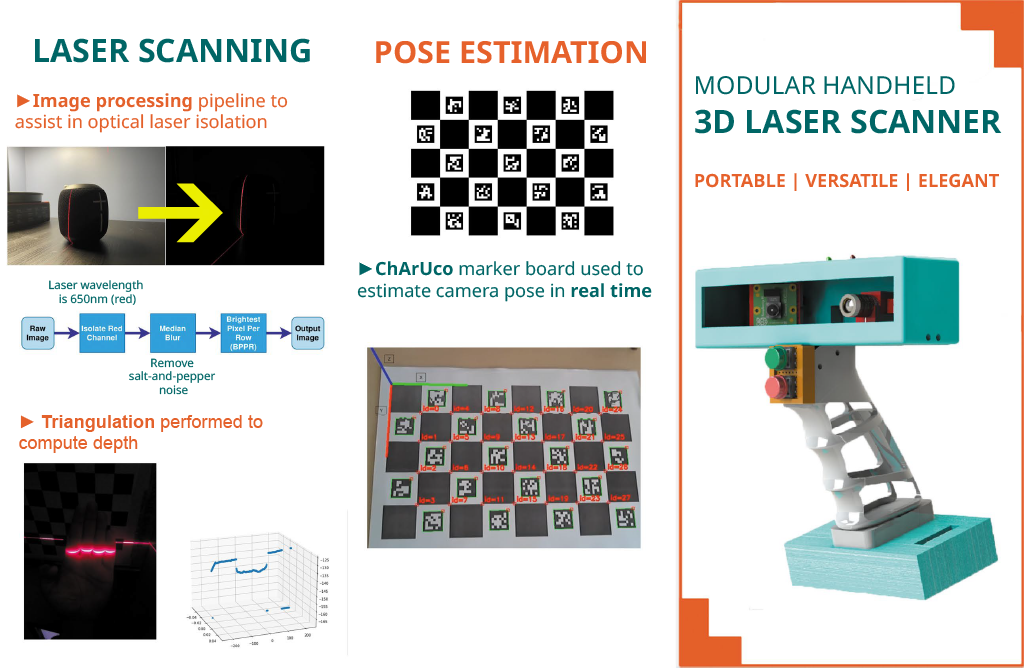
#> input picture 3d_scanner_1.png, 1024 x 668 px, given in place of the camera
$ python run.py
#> lines starting #> are read from the running program, lines starting #| are printed output that depends on the picture; after the words box and inside, x2 and y2 are one past the last pixel; in counts of white or black regions, pixels touching at a corner belong together
#> further down, frame is the input picture: shape (668, 1024, 3); mean B, G, R 200, 202.4, 201.3
import cv2
import numpy as np

vid = cv2.VideoCapture(0)

def extract_laser(frame):

    hsv = cv2.cvtColor(frame, cv2.COLOR_BGR2HSV)
#> hsv: shape (668, 1024, 3); mean H, S, V 19.5, 23.5, 208.4

    # define range of blue color in HSV
    lower_colour = np.array([146, 62, 0])
    upper_colour = np.array([255, 255, 255])

    # Threshold the HSV image to get only get red colour
    mask = cv2.inRange(hsv, lower_colour, upper_colour)
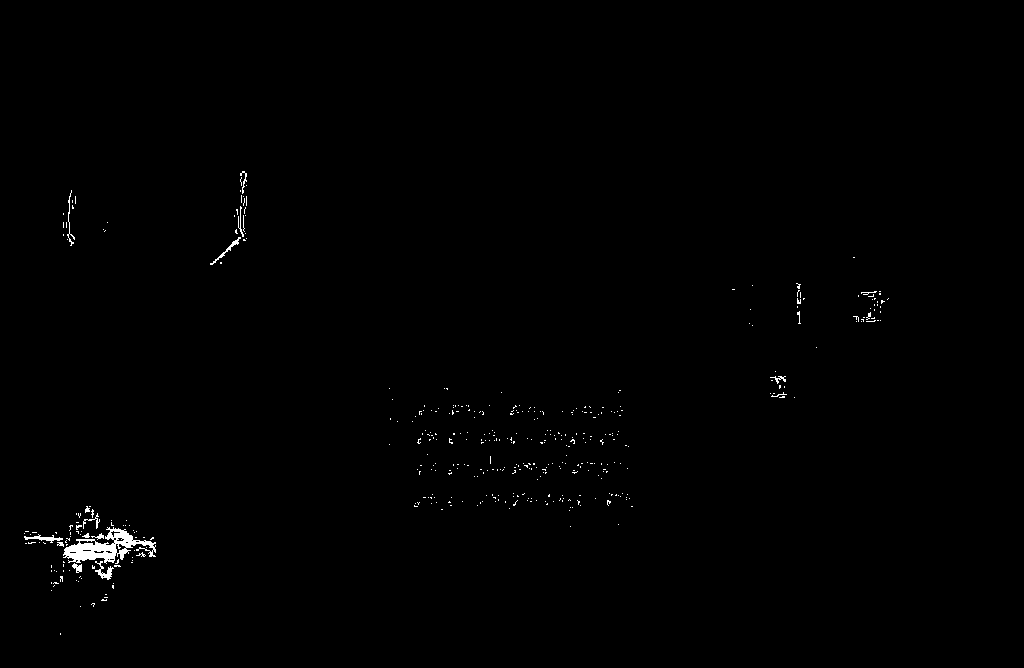
#> mask: shape (668, 1024); 0.5% white; 434 white regions (417 under 20 px), largest, box (x1, y1, x2, y2) and area: (63, 527, 156, 564) 1397, (95, 561, 114, 580) 134, (24, 534, 63, 543) 126

    # Isolate the red channel
    img = frame[...,2]
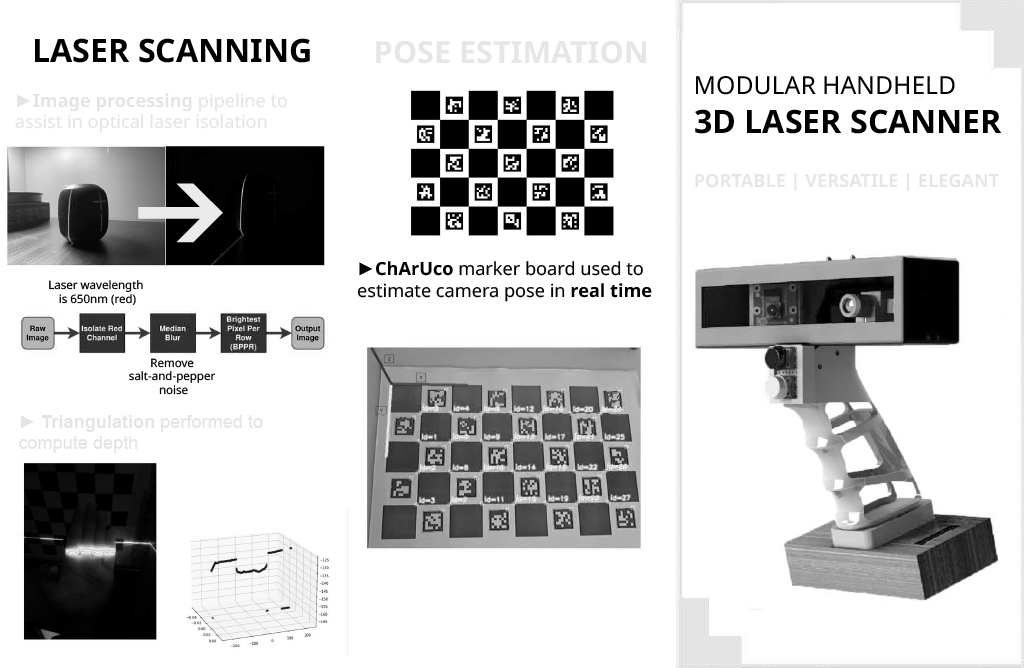
#> img: shape (668, 1024); min 0, max 255, mean 201.3
    ret,img = cv2.threshold(img,230,255,0)
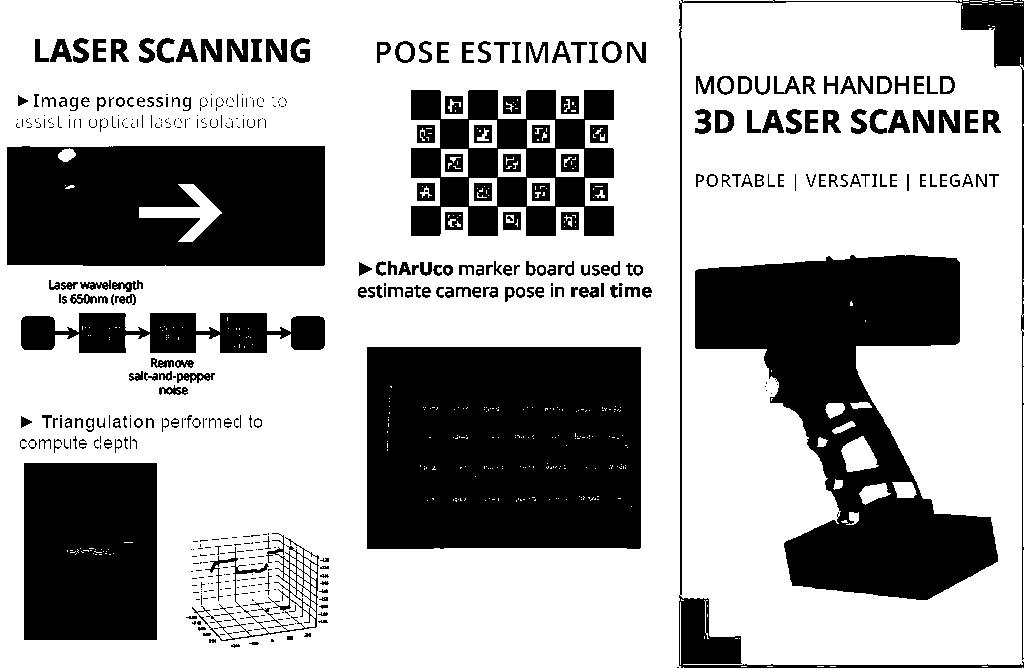
#> img: shape (668, 1024); 67.1% white; 493 black regions (253 under 20 px), largest, box (x1, y1, x2, y2) and area: (367, 347, 641, 549) 54850, (695, 255, 998, 600) 49945, (7, 146, 325, 266) 36177

    # Create emptry array of zeros of same size as img
    out = np.zeros_like(img)

    # For each row, get the position of the highest intensity
    bppr = np.argmax(img, axis=1)
#> bppr = 668 values from 0 to 0

    # Set the highest intensity pixel locations to 255
    out[np.arange(bppr.shape[0]), bppr] = 255

    # Bitwise-AND mask and original image
#     res = cv2.bitwise_and(out,out, mask= mask)

    return out, bppr


while(True):

    # Capture the video frame
    # by frame
    ret, frame = vid.read()

    laser = extract_laser(frame)


    # Display the resulting frame
    cv2.imshow('frame', laser)

    # the 'q' button is set as the
    if cv2.waitKey(1) & 0xFF == ord('q'):
#> (key q is pressed here)
        break

# After the loop release the cap object
vid.release()
# Destroy all the windows
cv2.destroyAllWindows()

$ run again, on 3d_scanner_2.png
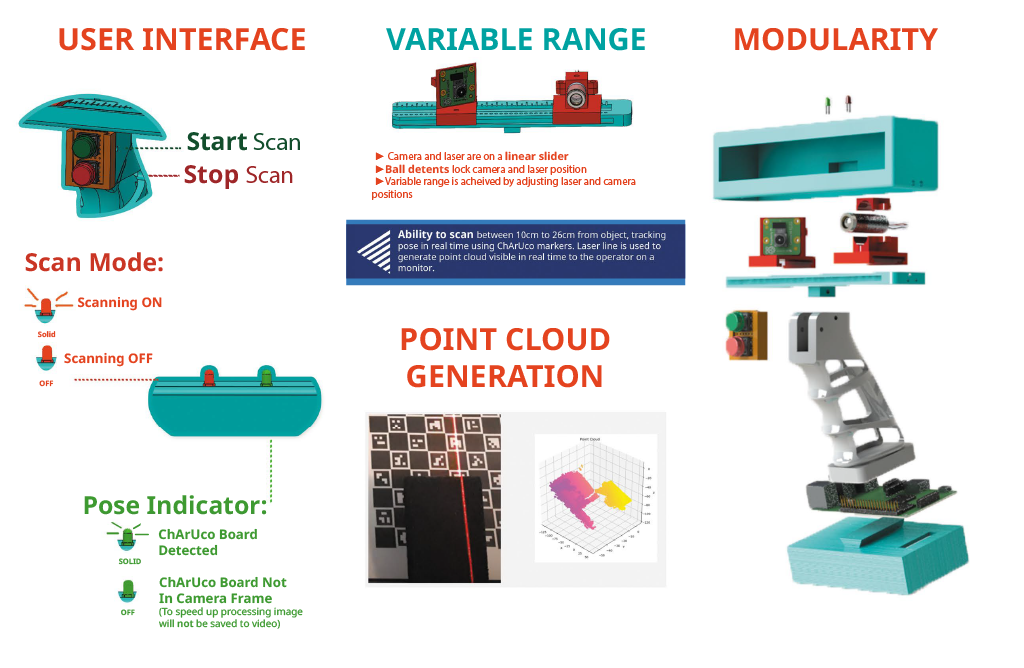
#> input picture 3d_scanner_2.png, 1024 x 668 px, given in place of the camera
#> frame is the input picture: shape (668, 1024, 3); mean B, G, R 222.8, 223.2, 218
#> hsv: shape (668, 1024, 3); mean H, S, V 17.4, 30.7, 230.2
#> in extract_laser, `mask = cv2.inRange(hsv, lower_colour, upper_colour)`:
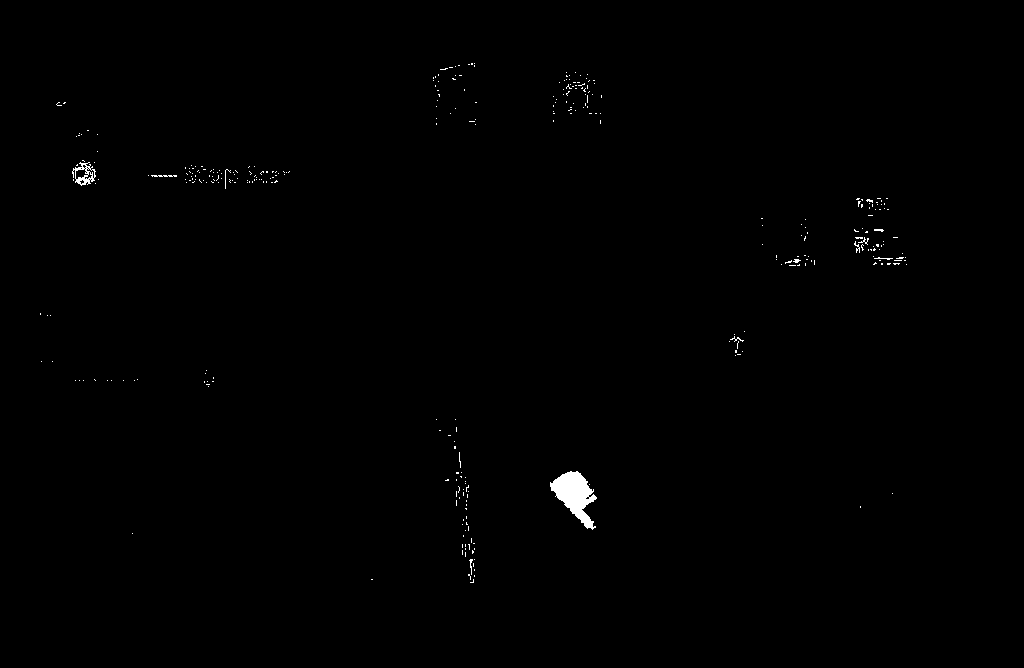
#> mask: shape (668, 1024); 0.4% white; 337 white regions (326 under 20 px), largest, box (x1, y1, x2, y2) and area: (550, 471, 597, 530) 1369, (72, 162, 96, 186) 238, (151, 175, 177, 177) 42
#> in extract_laser, `ret,img = cv2.threshold(img,230,255,0)`:
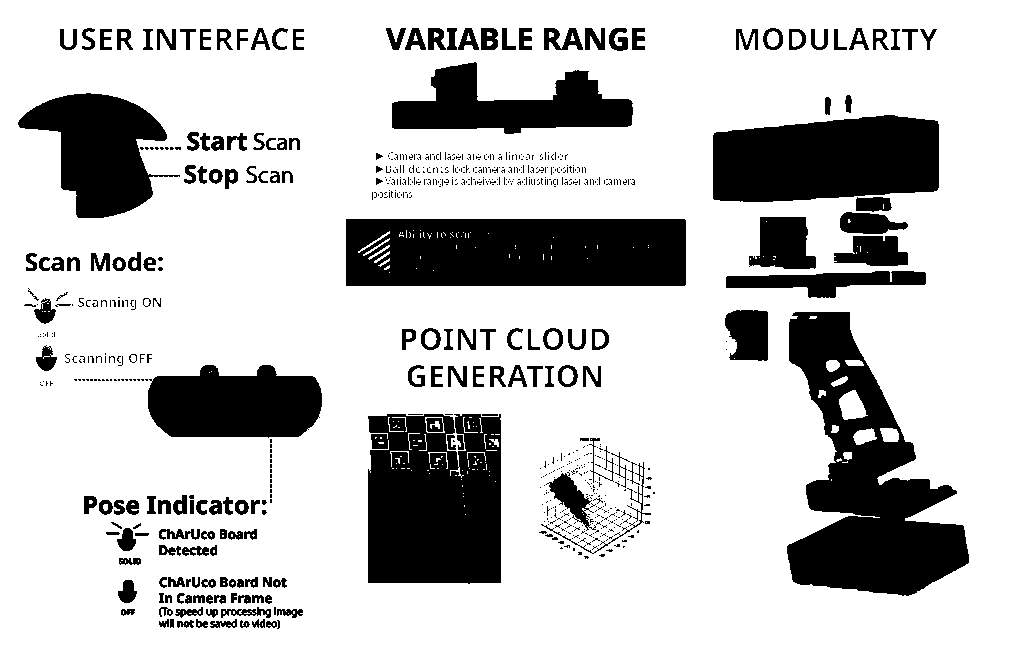
#> img: shape (668, 1024); 77.8% white; 789 black regions (608 under 20 px), largest, box (x1, y1, x2, y2) and area: (787, 312, 969, 596) 25732, (346, 219, 686, 286) 22339, (368, 414, 501, 584) 21076
#> bppr = 668 values from 0 to 0
